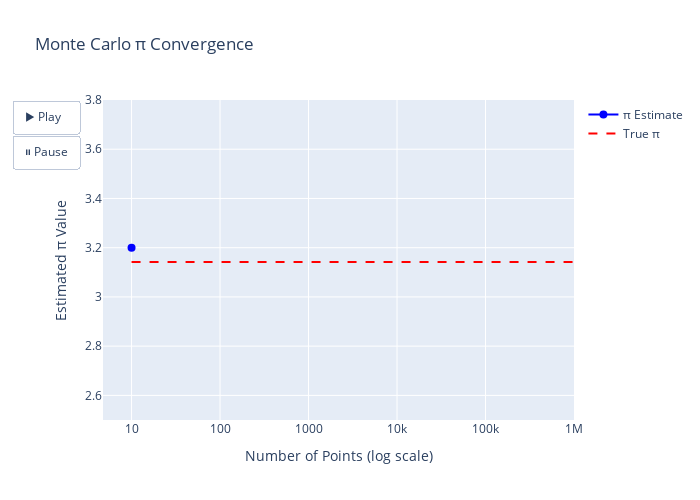

Notebook source saved alongside this figure:
### Markdown cell above
## Convergence of Estimate

### Code cell
import random
import numpy as np
import plotly.graph_objects as go

# Monte Carlo π estimation
def estimate_pi(n):
    count = 0
    for i in range(n):
        x = random.uniform(-1, 1)
        y = random.uniform(-1, 1)
        if x**2 + y**2 <= 1:
            count += 1
    return 4 * count / n

# Sample sizes (log spaced)
sample_sizes = np.logspace(1, 6, num=40, dtype=int)

# Progressive π estimates
pi_estimates = [estimate_pi(n) for n in sample_sizes]

# Base figure
fig = go.Figure()

# Initial trace
fig.add_trace(go.Scatter(
    x=[sample_sizes[0]], y=[pi_estimates[0]],
    mode="markers+lines", name="π Estimate",
    line=dict(color="blue"), marker=dict(size=8)
))

# True π line
fig.add_trace(go.Scatter(
    x=[sample_sizes[0], sample_sizes[-1]], 
    y=[np.pi, np.pi],
    mode="lines", name="True π",
    line=dict(color="red", dash="dash")
))

# Frames for animation
frames = []
for k in range(1, len(sample_sizes)):
    frame = go.Frame(
        data=[
            go.Scatter(x=sample_sizes[:k+1], y=pi_estimates[:k+1]),
            go.Scatter(x=[sample_sizes[0], sample_sizes[-1]], y=[np.pi, np.pi])
        ],
        name=str(k),
        layout=go.Layout(
            title=f"Monte Carlo π Estimate (N={sample_sizes[k]:,}) ≈ {pi_estimates[k]:.5f}"
        )
    )
    frames.append(frame)

# Layout & animation controls
fig.update(frames=frames)
fig.update_layout(
    title="Monte Carlo π Convergence",
    xaxis=dict(title="Number of Points (log scale)", type="log"),
    yaxis=dict(title="Estimated π Value", range=[2.5, 3.8]),
    width=700, height=500,
    updatemenus=[dict(
        type="buttons",
        showactive=False,
        buttons=[
            dict(label="▶ Play", method="animate",
                 args=[None, {"frame": {"duration": 300, "redraw": True},
                              "fromcurrent": True, "mode": "immediate"}]),
            dict(label="⏸ Pause", method="animate",
                 args=[[None], {"frame": {"duration": 0, "redraw": False},
                                "mode": "immediate"}])
        ]
    )]
)

fig.show()

### Figure 1 — Plotly figure (JSON) as saved in the notebook; plotly's stock layout.template omitted (floating-point values rounded to 4 significant figures)
{"data": [{"line": {"color": "blue"}, "marker": {"size": 8}, "mode": "markers+lines", "name": "π Estimate", "type": "scatter", "x": [10], "y": [3.2]}, {"line": {"color": "red", "dash": "dash"}, "mode": "lines", "name": "True π", "type": "scatter", "x": [10, 1000000], "y": [3.142, 3.142]}], "layout": {"height": 500, "title": {"text": "Monte Carlo π Convergence"}, "updatemenus": [{"buttons": [{"args": [null, {"frame": {"duration": 300, "redraw": true}, "fromcurrent": true, "mode": "immediate"}], "label": "▶ Play", "method": "animate"}, {"args": [[null], {"frame": {"duration": 0, "redraw": false}, "mode": "immediate"}], "label": "⏸ Pause", "method": "animate"}], "showactive": false, "type": "buttons"}], "width": 700, "xaxis": {"title": {"text": "Number of Points (log scale)"}, "type": "log"}, "yaxis": {"range": [2.5, 3.8], "title": {"text": "Estimated π Value"}}}}
